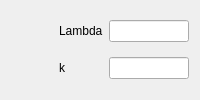
         <widget class="QWidget" name="tab_weibull">
          <attribute name="title">
           <string>Weibull</string>
          </attribute>
          <layout class="QGridLayout" name="gridLayout_11">
           <item row="0" column="2">
            <widget class="QLineEdit" name="ln_weilambda">
             <property name="maximumSize">
              <size>
               <width>80</width>
               <height>16777215</height>
              </size>
             </property>
            </widget>
           </item>
           <item row="1" column="2">
            <widget class="QLineEdit" name="ln_weik">
             <property name="maximumSize">
              <size>
               <width>80</width>
               <height>16777215</height>
              </size>
             </property>
            </widget>
           </item>
           <item row="1" column="1">
            <widget class="QLabel" name="label_25">
             <property name="text">
              <string>k</string>
             </property>
            </widget>
           </item>
           <item row="0" column="1">
            <widget class="QLabel" name="label_24">
             <property name="text">
              <string>Lambda</string>
             </property>
            </widget>
           </item>
           <item row="0" column="0">
            <spacer name="horizontalSpacer_9">
             <property name="orientation">
              <enum>Qt::Horizontal</enum>
             </property>
             <property name="sizeHint" stdset="0">
              <size>
               <width>40</width>
               <height>20</height>
              </size>
             </property>
            </spacer>
           </item>
          </layout>
         </widget>
